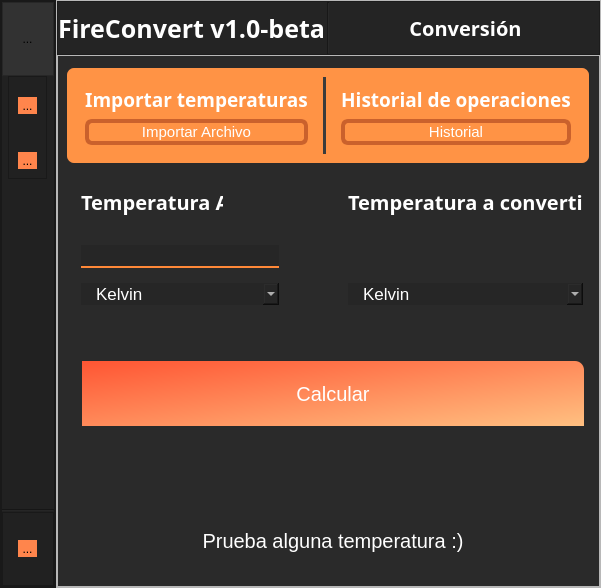
<?xml version="1.0" encoding="UTF-8"?>
<ui version="4.0">
 <class>MainWindow</class>
 <widget class="QMainWindow" name="MainWindow">
  <property name="geometry">
   <rect>
    <x>0</x>
    <y>0</y>
    <width>601</width>
    <height>588</height>
   </rect>
  </property>
  <property name="windowTitle">
   <string>MainWindow</string>
  </property>
  <widget class="QWidget" name="centralwidget">
   <layout class="QHBoxLayout" name="horizontalLayout">
    <property name="spacing">
     <number>0</number>
    </property>
    <property name="leftMargin">
     <number>0</number>
    </property>
    <property name="topMargin">
     <number>0</number>
    </property>
    <property name="rightMargin">
     <number>0</number>
    </property>
    <property name="bottomMargin">
     <number>0</number>
    </property>
    <item>
     <widget class="QFrame" name="menu_toggle">
      <property name="sizePolicy">
       <sizepolicy hsizetype="Expanding" vsizetype="Preferred">
        <horstretch>0</horstretch>
        <verstretch>0</verstretch>
       </sizepolicy>
      </property>
      <property name="minimumSize">
       <size>
        <width>0</width>
        <height>0</height>
       </size>
      </property>
      <property name="maximumSize">
       <size>
        <width>81</width>
        <height>16777215</height>
       </size>
      </property>
      <property name="styleSheet">
       <string notr="true">background-color: rgb(33, 33, 33);</string>
      </property>
      <property name="frameShape">
       <enum>QFrame::StyledPanel</enum>
      </property>
      <property name="frameShadow">
       <enum>QFrame::Raised</enum>
      </property>
      <layout class="QVBoxLayout" name="verticalLayout_2">
       <property name="spacing">
        <number>0</number>
       </property>
       <property name="leftMargin">
        <number>0</number>
       </property>
       <property name="topMargin">
        <number>0</number>
       </property>
       <property name="rightMargin">
        <number>0</number>
       </property>
       <property name="bottomMargin">
        <number>0</number>
       </property>
       <item>
        <widget class="QFrame" name="btn_content">
         <property name="frameShape">
          <enum>QFrame::StyledPanel</enum>
         </property>
         <property name="frameShadow">
          <enum>QFrame::Raised</enum>
         </property>
         <layout class="QVBoxLayout" name="verticalLayout_3">
          <property name="spacing">
           <number>0</number>
          </property>
          <property name="leftMargin">
           <number>0</number>
          </property>
          <property name="topMargin">
           <number>0</number>
          </property>
          <property name="rightMargin">
           <number>0</number>
          </property>
          <property name="bottomMargin">
           <number>0</number>
          </property>
          <item>
           <widget class="QFrame" name="frame_icon">
            <property name="maximumSize">
             <size>
              <width>16777215</width>
              <height>74</height>
             </size>
            </property>
            <property name="styleSheet">
             <string notr="true">background-color: rgb(50, 50, 50);</string>
            </property>
            <property name="frameShape">
             <enum>QFrame::StyledPanel</enum>
            </property>
            <property name="frameShadow">
             <enum>QFrame::Raised</enum>
            </property>
            <layout class="QHBoxLayout" name="horizontalLayout_4">
             <property name="leftMargin">
              <number>9</number>
             </property>
             <item>
              <widget class="QToolButton" name="toolButton_4">
               <property name="styleSheet">
                <string notr="true">border: none;
</string>
               </property>
               <property name="text">
                <string>...</string>
               </property>
               <property name="icon">
                <iconset resource="../recursos.qrc">
                 <normaloff>:/iconos/icons/Comet_icon-icons.com_54192.svg</normaloff>:/iconos/icons/Comet_icon-icons.com_54192.svg</iconset>
               </property>
               <property name="iconSize">
                <size>
                 <width>52</width>
                 <height>52</height>
                </size>
               </property>
              </widget>
             </item>
            </layout>
           </widget>
          </item>
          <item alignment="Qt::AlignHCenter|Qt::AlignTop">
           <widget class="QFrame" name="btns_main">
            <property name="frameShape">
             <enum>QFrame::StyledPanel</enum>
            </property>
            <property name="frameShadow">
             <enum>QFrame::Raised</enum>
            </property>
            <layout class="QVBoxLayout" name="verticalLayout_4">
             <property name="spacing">
              <number>38</number>
             </property>
             <property name="topMargin">
              <number>20</number>
             </property>
             <item>
              <widget class="QToolButton" name="btn_convert">
               <property name="styleSheet">
                <string notr="true">border: none;
background-color: rgb(255, 133, 76);
border-radius: 9px;</string>
               </property>
               <property name="text">
                <string>...</string>
               </property>
               <property name="icon">
                <iconset resource="../recursos.qrc">
                 <normaloff>:/iconos/icons/thermometer.svg</normaloff>:/iconos/icons/thermometer.svg</iconset>
               </property>
               <property name="iconSize">
                <size>
                 <width>45</width>
                 <height>45</height>
                </size>
               </property>
              </widget>
             </item>
             <item>
              <widget class="QToolButton" name="btn_graph">
               <property name="styleSheet">
                <string notr="true">border: none;
background-color: rgb(255, 133, 76);
border-radius: 9px;</string>
               </property>
               <property name="text">
                <string>...</string>
               </property>
               <property name="icon">
                <iconset resource="../recursos.qrc">
                 <normaloff>:/iconos/icons/bar-chart-2.svg</normaloff>:/iconos/icons/bar-chart-2.svg</iconset>
               </property>
               <property name="iconSize">
                <size>
                 <width>45</width>
                 <height>45</height>
                </size>
               </property>
              </widget>
             </item>
            </layout>
           </widget>
          </item>
          <item>
           <widget class="Line" name="line_3">
            <property name="orientation">
             <enum>Qt::Horizontal</enum>
            </property>
           </widget>
          </item>
          <item>
           <widget class="QFrame" name="frame_support">
            <property name="sizePolicy">
             <sizepolicy hsizetype="Expanding" vsizetype="Preferred">
              <horstretch>0</horstretch>
              <verstretch>0</verstretch>
             </sizepolicy>
            </property>
            <property name="maximumSize">
             <size>
              <width>16777215</width>
              <height>74</height>
             </size>
            </property>
            <property name="frameShape">
             <enum>QFrame::StyledPanel</enum>
            </property>
            <property name="frameShadow">
             <enum>QFrame::Raised</enum>
            </property>
            <layout class="QHBoxLayout" name="horizontalLayout_5">
             <item>
              <widget class="QToolButton" name="support">
               <property name="styleSheet">
                <string notr="true">border: none;
background-color: rgb(255, 133, 76);
border-radius: 9px;</string>
               </property>
               <property name="text">
                <string>...</string>
               </property>
               <property name="icon">
                <iconset resource="../recursos.qrc">
                 <normaloff>:/iconos/icons/box.svg</normaloff>:/iconos/icons/box.svg</iconset>
               </property>
               <property name="iconSize">
                <size>
                 <width>45</width>
                 <height>45</height>
                </size>
               </property>
              </widget>
             </item>
            </layout>
           </widget>
          </item>
         </layout>
        </widget>
       </item>
      </layout>
     </widget>
    </item>
    <item>
     <widget class="QFrame" name="body_app">
      <property name="frameShape">
       <enum>QFrame::StyledPanel</enum>
      </property>
      <property name="frameShadow">
       <enum>QFrame::Raised</enum>
      </property>
      <layout class="QVBoxLayout" name="verticalLayout">
       <property name="spacing">
        <number>0</number>
       </property>
       <property name="leftMargin">
        <number>0</number>
       </property>
       <property name="topMargin">
        <number>0</number>
       </property>
       <property name="rightMargin">
        <number>0</number>
       </property>
       <property name="bottomMargin">
        <number>0</number>
       </property>
       <item>
        <widget class="QFrame" name="header">
         <property name="sizePolicy">
          <sizepolicy hsizetype="Preferred" vsizetype="Expanding">
           <horstretch>0</horstretch>
           <verstretch>0</verstretch>
          </sizepolicy>
         </property>
         <property name="maximumSize">
          <size>
           <width>16777215</width>
           <height>54</height>
          </size>
         </property>
         <property name="styleSheet">
          <string notr="true">background-color: rgb(36, 36, 36);</string>
         </property>
         <property name="frameShape">
          <enum>QFrame::StyledPanel</enum>
         </property>
         <property name="frameShadow">
          <enum>QFrame::Raised</enum>
         </property>
         <layout class="QHBoxLayout" name="horizontalLayout_2">
          <property name="spacing">
           <number>2</number>
          </property>
          <property name="leftMargin">
           <number>0</number>
          </property>
          <property name="topMargin">
           <number>0</number>
          </property>
          <property name="rightMargin">
           <number>0</number>
          </property>
          <property name="bottomMargin">
           <number>0</number>
          </property>
          <item>
           <widget class="QLabel" name="header_title">
            <property name="font">
             <font>
              <family>Bahnschrift SemiBold</family>
              <pointsize>-1</pointsize>
              <weight>75</weight>
              <bold>true</bold>
             </font>
            </property>
            <property name="styleSheet">
             <string notr="true">color: white;
font-size: 25px;</string>
            </property>
            <property name="text">
             <string>FireConvert v1.0-beta</string>
            </property>
            <property name="alignment">
             <set>Qt::AlignCenter</set>
            </property>
           </widget>
          </item>
          <item>
           <widget class="Line" name="line">
            <property name="orientation">
             <enum>Qt::Vertical</enum>
            </property>
           </widget>
          </item>
          <item>
           <widget class="QLabel" name="page_title">
            <property name="font">
             <font>
              <family>Bahnschrift SemiBold</family>
              <pointsize>-1</pointsize>
              <weight>75</weight>
              <bold>true</bold>
             </font>
            </property>
            <property name="styleSheet">
             <string notr="true">color: white;
font-size: 20px;</string>
            </property>
            <property name="text">
             <string>Conversión</string>
            </property>
            <property name="alignment">
             <set>Qt::AlignCenter</set>
            </property>
           </widget>
          </item>
         </layout>
        </widget>
       </item>
       <item>
        <widget class="QFrame" name="content">
         <property name="frameShape">
          <enum>QFrame::StyledPanel</enum>
         </property>
         <property name="frameShadow">
          <enum>QFrame::Raised</enum>
         </property>
         <layout class="QHBoxLayout" name="horizontalLayout_3">
          <property name="spacing">
           <number>0</number>
          </property>
          <property name="leftMargin">
           <number>0</number>
          </property>
          <property name="topMargin">
           <number>0</number>
          </property>
          <property name="rightMargin">
           <number>0</number>
          </property>
          <property name="bottomMargin">
           <number>0</number>
          </property>
          <item>
           <widget class="QStackedWidget" name="pages">
            <property name="styleSheet">
             <string notr="true">border: none;</string>
            </property>
            <property name="currentIndex">
             <number>0</number>
            </property>
            <widget class="QWidget" name="page">
             <property name="styleSheet">
              <string notr="true">background-color: rgb(42, 42, 42);
border: none;</string>
             </property>
             <layout class="QVBoxLayout" name="verticalLayout_5">
              <property name="spacing">
               <number>11</number>
              </property>
              <property name="topMargin">
               <number>0</number>
              </property>
              <property name="rightMargin">
               <number>0</number>
              </property>
              <property name="bottomMargin">
               <number>0</number>
              </property>
              <item>
               <widget class="QFrame" name="convert_frame">
                <property name="frameShape">
                 <enum>QFrame::StyledPanel</enum>
                </property>
                <property name="frameShadow">
                 <enum>QFrame::Raised</enum>
                </property>
                <layout class="QHBoxLayout" name="horizontalLayout_6">
                 <property name="spacing">
                  <number>0</number>
                 </property>
                 <property name="leftMargin">
                  <number>0</number>
                 </property>
                 <property name="topMargin">
                  <number>12</number>
                 </property>
                 <property name="rightMargin">
                  <number>10</number>
                 </property>
                 <property name="bottomMargin">
                  <number>0</number>
                 </property>
                 <item>
                  <widget class="QFrame" name="frame_options">
                   <property name="styleSheet">
                    <string notr="true">border-radius: 7px;
background-color: rgb(255, 147, 69);</string>
                   </property>
                   <property name="frameShape">
                    <enum>QFrame::StyledPanel</enum>
                   </property>
                   <property name="frameShadow">
                    <enum>QFrame::Raised</enum>
                   </property>
                   <layout class="QHBoxLayout" name="horizontalLayout_7">
                    <item>
                     <widget class="QFrame" name="frame">
                      <property name="frameShape">
                       <enum>QFrame::StyledPanel</enum>
                      </property>
                      <property name="frameShadow">
                       <enum>QFrame::Raised</enum>
                      </property>
                      <layout class="QVBoxLayout" name="verticalLayout_6">
                       <item>
                        <widget class="QLabel" name="label">
                         <property name="font">
                          <font>
                           <family>Bahnschrift SemiBold</family>
                           <pointsize>14</pointsize>
                           <weight>75</weight>
                           <bold>true</bold>
                          </font>
                         </property>
                         <property name="styleSheet">
                          <string notr="true">color:white;</string>
                         </property>
                         <property name="text">
                          <string>Importar temperaturas</string>
                         </property>
                         <property name="alignment">
                          <set>Qt::AlignCenter</set>
                         </property>
                        </widget>
                       </item>
                       <item>
                        <widget class="QPushButton" name="btn_load_text">
                         <property name="cursor">
                          <cursorShape>PointingHandCursor</cursorShape>
                         </property>
                         <property name="styleSheet">
                          <string notr="true">QPushButton {
border: 4px solid rgb(202, 97, 44);
color: white;
font-size: 15px;
}

QPushButton:pressed {
border: none;
background-color: rgb(202, 97, 44);

}</string>
                         </property>
                         <property name="text">
                          <string>Importar Archivo</string>
                         </property>
                         <property name="icon">
                          <iconset resource="../recursos.qrc">
                           <normaloff>:/iconos/icons/file-text.svg</normaloff>:/iconos/icons/file-text.svg</iconset>
                         </property>
                         <property name="iconSize">
                          <size>
                           <width>30</width>
                           <height>30</height>
                          </size>
                         </property>
                        </widget>
                       </item>
                      </layout>
                     </widget>
                    </item>
                    <item>
                     <widget class="QFrame" name="frame_3">
                      <property name="minimumSize">
                       <size>
                        <width>1</width>
                        <height>0</height>
                       </size>
                      </property>
                      <property name="maximumSize">
                       <size>
                        <width>13</width>
                        <height>16777215</height>
                       </size>
                      </property>
                      <property name="frameShape">
                       <enum>QFrame::StyledPanel</enum>
                      </property>
                      <property name="frameShadow">
                       <enum>QFrame::Raised</enum>
                      </property>
                      <layout class="QHBoxLayout" name="horizontalLayout_8">
                       <property name="spacing">
                        <number>0</number>
                       </property>
                       <property name="leftMargin">
                        <number>0</number>
                       </property>
                       <property name="topMargin">
                        <number>0</number>
                       </property>
                       <property name="rightMargin">
                        <number>0</number>
                       </property>
                       <property name="bottomMargin">
                        <number>0</number>
                       </property>
                       <item>
                        <widget class="Line" name="line_4">
                         <property name="sizePolicy">
                          <sizepolicy hsizetype="Expanding" vsizetype="Minimum">
                           <horstretch>0</horstretch>
                           <verstretch>0</verstretch>
                          </sizepolicy>
                         </property>
                         <property name="minimumSize">
                          <size>
                           <width>0</width>
                           <height>0</height>
                          </size>
                         </property>
                         <property name="maximumSize">
                          <size>
                           <width>5</width>
                           <height>16777215</height>
                          </size>
                         </property>
                         <property name="styleSheet">
                          <string notr="true">border: none;
background-color: rgb(59, 59, 59);</string>
                         </property>
                         <property name="orientation">
                          <enum>Qt::Vertical</enum>
                         </property>
                        </widget>
                       </item>
                      </layout>
                     </widget>
                    </item>
                    <item>
                     <widget class="QFrame" name="frame_2">
                      <property name="frameShape">
                       <enum>QFrame::StyledPanel</enum>
                      </property>
                      <property name="frameShadow">
                       <enum>QFrame::Raised</enum>
                      </property>
                      <layout class="QVBoxLayout" name="verticalLayout_7">
                       <item>
                        <widget class="QLabel" name="label_2">
                         <property name="font">
                          <font>
                           <family>Bahnschrift SemiBold</family>
                           <pointsize>14</pointsize>
                           <weight>75</weight>
                           <bold>true</bold>
                          </font>
                         </property>
                         <property name="styleSheet">
                          <string notr="true">color:white;</string>
                         </property>
                         <property name="text">
                          <string>Historial de operaciones</string>
                         </property>
                         <property name="alignment">
                          <set>Qt::AlignCenter</set>
                         </property>
                        </widget>
                       </item>
                       <item>
                        <widget class="QPushButton" name="btn_history">
                         <property name="cursor">
                          <cursorShape>PointingHandCursor</cursorShape>
                         </property>
                         <property name="styleSheet">
                          <string notr="true">QPushButton {
border: 4px solid rgb(202, 97, 44);
color: white;
font-size: 15px;
}

QPushButton:pressed {
border: none;
background-color: rgb(202, 97, 44);

}</string>
                         </property>
                         <property name="text">
                          <string>Historial</string>
                         </property>
                         <property name="icon">
                          <iconset resource="../recursos.qrc">
                           <normaloff>:/iconos/icons/cloud.svg</normaloff>:/iconos/icons/cloud.svg</iconset>
                         </property>
                         <property name="iconSize">
                          <size>
                           <width>30</width>
                           <height>30</height>
                          </size>
                         </property>
                        </widget>
                       </item>
                      </layout>
                     </widget>
                    </item>
                   </layout>
                  </widget>
                 </item>
                </layout>
               </widget>
              </item>
              <item>
               <widget class="QFrame" name="convert_content">
                <property name="frameShape">
                 <enum>QFrame::StyledPanel</enum>
                </property>
                <property name="frameShadow">
                 <enum>QFrame::Raised</enum>
                </property>
                <layout class="QVBoxLayout" name="verticalLayout_8">
                 <property name="spacing">
                  <number>56</number>
                 </property>
                 <property name="leftMargin">
                  <number>0</number>
                 </property>
                 <property name="topMargin">
                  <number>0</number>
                 </property>
                 <property name="rightMargin">
                  <number>0</number>
                 </property>
                 <property name="bottomMargin">
                  <number>0</number>
                 </property>
                 <item>
                  <widget class="QFrame" name="frame_4">
                   <property name="frameShape">
                    <enum>QFrame::StyledPanel</enum>
                   </property>
                   <property name="frameShadow">
                    <enum>QFrame::Raised</enum>
                   </property>
                   <layout class="QGridLayout" name="gridLayout">
                    <property name="leftMargin">
                     <number>10</number>
                    </property>
                    <property name="topMargin">
                     <number>0</number>
                    </property>
                    <property name="rightMargin">
                     <number>10</number>
                    </property>
                    <property name="bottomMargin">
                     <number>0</number>
                    </property>
                    <property name="horizontalSpacing">
                     <number>65</number>
                    </property>
                    <property name="verticalSpacing">
                     <number>15</number>
                    </property>
                    <item row="0" column="0">
                     <widget class="QLabel" name="label_3">
                      <property name="maximumSize">
                       <size>
                        <width>142</width>
                        <height>16777215</height>
                       </size>
                      </property>
                      <property name="font">
                       <font>
                        <family>Bahnschrift SemiBold</family>
                        <pointsize>-1</pointsize>
                        <weight>75</weight>
                        <bold>true</bold>
                       </font>
                      </property>
                      <property name="styleSheet">
                       <string notr="true">color: rgb(255, 255, 255);
font-size: 20px;</string>
                      </property>
                      <property name="text">
                       <string>Temperatura A</string>
                      </property>
                     </widget>
                    </item>
                    <item row="0" column="1">
                     <widget class="QLabel" name="label_4">
                      <property name="sizePolicy">
                       <sizepolicy hsizetype="Preferred" vsizetype="Minimum">
                        <horstretch>0</horstretch>
                        <verstretch>0</verstretch>
                       </sizepolicy>
                      </property>
                      <property name="minimumSize">
                       <size>
                        <width>0</width>
                        <height>25</height>
                       </size>
                      </property>
                      <property name="maximumSize">
                       <size>
                        <width>235</width>
                        <height>117</height>
                       </size>
                      </property>
                      <property name="font">
                       <font>
                        <family>Bahnschrift SemiBold</family>
                        <pointsize>-1</pointsize>
                        <weight>75</weight>
                        <bold>true</bold>
                       </font>
                      </property>
                      <property name="styleSheet">
                       <string notr="true">color: rgb(255, 255, 255);
font-size: 20px;</string>
                      </property>
                      <property name="text">
                       <string>Temperatura a convertir</string>
                      </property>
                     </widget>
                    </item>
                    <item row="1" column="0">
                     <widget class="QLineEdit" name="temp_a">
                      <property name="maximumSize">
                       <size>
                        <width>198</width>
                        <height>16777215</height>
                       </size>
                      </property>
                      <property name="styleSheet">
                       <string notr="true">border-bottom: 2px solid rgb(255, 136, 56);
background-color: rgb(38, 38, 38);
color: white;
font-size: 16px;</string>
                      </property>
                      <property name="alignment">
                       <set>Qt::AlignCenter</set>
                      </property>
                     </widget>
                    </item>
                    <item row="2" column="0">
                     <widget class="QComboBox" name="combox_temp_1">
                      <property name="styleSheet">
                       <string notr="true">color: white;
background-color: rgb(38, 38, 38);
font-size: 17px;
padding-left: 15px;
</string>
                      </property>
                      <item>
                       <property name="text">
                        <string>Kelvin</string>
                       </property>
                      </item>
                      <item>
                       <property name="text">
                        <string>Celsius</string>
                       </property>
                      </item>
                      <item>
                       <property name="text">
                        <string>Farenheit</string>
                       </property>
                      </item>
                     </widget>
                    </item>
                    <item row="2" column="1" alignment="Qt::AlignVCenter">
                     <widget class="QComboBox" name="combox_temp_2">
                      <property name="styleSheet">
                       <string notr="true">color: white;
background-color: rgb(38, 38, 38);
font-size: 17px;
padding-left: 15px;
</string>
                      </property>
                      <item>
                       <property name="text">
                        <string>Kelvin</string>
                       </property>
                      </item>
                      <item>
                       <property name="text">
                        <string>Celsius</string>
                       </property>
                      </item>
                      <item>
                       <property name="text">
                        <string>Farenheit</string>
                       </property>
                      </item>
                     </widget>
                    </item>
                   </layout>
                  </widget>
                 </item>
                 <item>
                  <widget class="QFrame" name="frame_5">
                   <property name="maximumSize">
                    <size>
                     <width>16777215</width>
                     <height>65</height>
                    </size>
                   </property>
                   <property name="frameShape">
                    <enum>QFrame::StyledPanel</enum>
                   </property>
                   <property name="frameShadow">
                    <enum>QFrame::Raised</enum>
                   </property>
                   <layout class="QHBoxLayout" name="horizontalLayout_10">
                    <property name="spacing">
                     <number>0</number>
                    </property>
                    <property name="leftMargin">
                     <number>15</number>
                    </property>
                    <property name="topMargin">
                     <number>0</number>
                    </property>
                    <property name="rightMargin">
                     <number>15</number>
                    </property>
                    <property name="bottomMargin">
                     <number>0</number>
                    </property>
                    <item>
                     <widget class="QPushButton" name="calculate">
                      <property name="sizePolicy">
                       <sizepolicy hsizetype="Minimum" vsizetype="Expanding">
                        <horstretch>0</horstretch>
                        <verstretch>0</verstretch>
                       </sizepolicy>
                      </property>
                      <property name="cursor">
                       <cursorShape>PointingHandCursor</cursorShape>
                      </property>
                      <property name="styleSheet">
                       <string notr="true">background-color: qlineargradient(spread:pad, x1:0, y1:0, x2:1, y2:1, stop:0 rgba(255, 85, 51, 255), stop:1 rgba(255, 192, 129, 255));
color: white;
font-size: 20px;
border-top-right-radius: 9px;</string>
                      </property>
                      <property name="text">
                       <string>Calcular</string>
                      </property>
                     </widget>
                    </item>
                   </layout>
                  </widget>
                 </item>
                 <item>
                  <widget class="Line" name="line_2">
                   <property name="orientation">
                    <enum>Qt::Horizontal</enum>
                   </property>
                  </widget>
                 </item>
                </layout>
               </widget>
              </item>
              <item>
               <widget class="QFrame" name="result_frame">
                <property name="sizePolicy">
                 <sizepolicy hsizetype="Preferred" vsizetype="Expanding">
                  <horstretch>0</horstretch>
                  <verstretch>0</verstretch>
                 </sizepolicy>
                </property>
                <property name="maximumSize">
                 <size>
                  <width>16777215</width>
                  <height>90</height>
                 </size>
                </property>
                <property name="frameShape">
                 <enum>QFrame::StyledPanel</enum>
                </property>
                <property name="frameShadow">
                 <enum>QFrame::Raised</enum>
                </property>
                <layout class="QHBoxLayout" name="horizontalLayout_9">
                 <item>
                  <widget class="QLabel" name="label_result">
                   <property name="styleSheet">
                    <string notr="true">color: white;
font-size: 20px;</string>
                   </property>
                   <property name="text">
                    <string>Prueba alguna temperatura :)</string>
                   </property>
                   <property name="alignment">
                    <set>Qt::AlignCenter</set>
                   </property>
                  </widget>
                 </item>
                </layout>
               </widget>
              </item>
             </layout>
            </widget>
            <widget class="QWidget" name="page_2">
             <property name="styleSheet">
              <string notr="true">background-color: rgb(42, 42, 42);</string>
             </property>
             <layout class="QVBoxLayout" name="verticalLayout_9">
              <item>
               <widget class="QFrame" name="options_graph">
                <property name="frameShape">
                 <enum>QFrame::StyledPanel</enum>
                </property>
                <property name="frameShadow">
                 <enum>QFrame::Raised</enum>
                </property>
                <layout class="QVBoxLayout" name="verticalLayout_10">
                 <item alignment="Qt::AlignHCenter">
                  <widget class="QFrame" name="frame_load_files">
                   <property name="sizePolicy">
                    <sizepolicy hsizetype="Expanding" vsizetype="Preferred">
                     <horstretch>0</horstretch>
                     <verstretch>0</verstretch>
                    </sizepolicy>
                   </property>
                   <property name="minimumSize">
                    <size>
                     <width>0</width>
                     <height>0</height>
                    </size>
                   </property>
                   <property name="maximumSize">
                    <size>
                     <width>268</width>
                     <height>16777215</height>
                    </size>
                   </property>
                   <property name="layoutDirection">
                    <enum>Qt::LeftToRight</enum>
                   </property>
                   <property name="frameShape">
                    <enum>QFrame::StyledPanel</enum>
                   </property>
                   <property name="frameShadow">
                    <enum>QFrame::Raised</enum>
                   </property>
                   <layout class="QVBoxLayout" name="verticalLayout_11">
                    <property name="spacing">
                     <number>0</number>
                    </property>
                    <property name="leftMargin">
                     <number>5</number>
                    </property>
                    <property name="topMargin">
                     <number>0</number>
                    </property>
                    <property name="rightMargin">
                     <number>5</number>
                    </property>
                    <property name="bottomMargin">
                     <number>9</number>
                    </property>
                    <item>
                     <widget class="QLabel" name="label_5">
                      <property name="maximumSize">
                       <size>
                        <width>178</width>
                        <height>16777215</height>
                       </size>
                      </property>
                      <property name="font">
                       <font>
                        <family>Bahnschrift SemiBold</family>
                        <pointsize>14</pointsize>
                        <weight>75</weight>
                        <bold>true</bold>
                       </font>
                      </property>
                      <property name="styleSheet">
                       <string notr="true">color: white;</string>
                      </property>
                      <property name="text">
                       <string>Cargar datos</string>
                      </property>
                      <property name="alignment">
                       <set>Qt::AlignCenter</set>
                      </property>
                     </widget>
                    </item>
                    <item>
                     <widget class="QPushButton" name="load_graph">
                      <property name="sizePolicy">
                       <sizepolicy hsizetype="Expanding" vsizetype="Expanding">
                        <horstretch>0</horstretch>
                        <verstretch>0</verstretch>
                       </sizepolicy>
                      </property>
                      <property name="maximumSize">
                       <size>
                        <width>351</width>
                        <height>55</height>
                       </size>
                      </property>
                      <property name="cursor">
                       <cursorShape>PointingHandCursor</cursorShape>
                      </property>
                      <property name="layoutDirection">
                       <enum>Qt::LeftToRight</enum>
                      </property>
                      <property name="styleSheet">
                       <string notr="true">background-color: rgb(255, 146, 103);
color: white;
font-size: 20px;
border-radius: 12px;
</string>
                      </property>
                      <property name="text">
                       <string>Leer temperaturas</string>
                      </property>
                      <property name="icon">
                       <iconset resource="../recursos.qrc">
                        <normaloff>:/iconos/icons/file.svg</normaloff>:/iconos/icons/file.svg</iconset>
                      </property>
                      <property name="iconSize">
                       <size>
                        <width>30</width>
                        <height>30</height>
                       </size>
                      </property>
                     </widget>
                    </item>
                   </layout>
                  </widget>
                 </item>
                 <item>
                  <widget class="QFrame" name="frame_7">
                   <property name="styleSheet">
                    <string notr="true">background-color: rgb(45, 45, 45);</string>
                   </property>
                   <property name="frameShape">
                    <enum>QFrame::StyledPanel</enum>
                   </property>
                   <property name="frameShadow">
                    <enum>QFrame::Raised</enum>
                   </property>
                   <layout class="QGridLayout" name="gridLayout_2">
                    <property name="leftMargin">
                     <number>0</number>
                    </property>
                    <property name="topMargin">
                     <number>15</number>
                    </property>
                    <property name="rightMargin">
                     <number>0</number>
                    </property>
                    <property name="bottomMargin">
                     <number>6</number>
                    </property>
                    <property name="horizontalSpacing">
                     <number>21</number>
                    </property>
                    <property name="verticalSpacing">
                     <number>10</number>
                    </property>
                    <item row="0" column="0">
                     <widget class="QLabel" name="label_6">
                      <property name="font">
                       <font>
                        <family>Bahnschrift SemiBold</family>
                        <pointsize>14</pointsize>
                        <weight>75</weight>
                        <bold>true</bold>
                       </font>
                      </property>
                      <property name="styleSheet">
                       <string notr="true">color: white;</string>
                      </property>
                      <property name="text">
                       <string>Tipo de curva</string>
                      </property>
                      <property name="alignment">
                       <set>Qt::AlignCenter</set>
                      </property>
                     </widget>
                    </item>
                    <item row="0" column="1" rowspan="2">
                     <widget class="QPushButton" name="action_graph">
                      <property name="sizePolicy">
                       <sizepolicy hsizetype="Minimum" vsizetype="Expanding">
                        <horstretch>0</horstretch>
                        <verstretch>0</verstretch>
                       </sizepolicy>
                      </property>
                      <property name="maximumSize">
                       <size>
                        <width>202</width>
                        <height>54</height>
                       </size>
                      </property>
                      <property name="cursor">
                       <cursorShape>PointingHandCursor</cursorShape>
                      </property>
                      <property name="styleSheet">
                       <string notr="true">background-color: qlineargradient(spread:pad, x1:0, y1:0, x2:1, y2:1, stop:0 rgba(255, 85, 51, 255), stop:1 rgba(255, 192, 129, 255));
color: white;
font-size: 20px;
border-top-right-radius: 9px;
border-bottom-left-radius: 9px;</string>
                      </property>
                      <property name="text">
                       <string>Graficar</string>
                      </property>
                     </widget>
                    </item>
                    <item row="1" column="0">
                     <widget class="QComboBox" name="select_graph">
                      <property name="maximumSize">
                       <size>
                        <width>151</width>
                        <height>16777215</height>
                       </size>
                      </property>
                      <property name="styleSheet">
                       <string notr="true">color: white;
font-size: 18px;
background-color: rgb(38, 38, 38)</string>
                      </property>
                      <item>
                       <property name="text">
                        <string>Calentamiento</string>
                       </property>
                      </item>
                      <item>
                       <property name="text">
                        <string>Enfriamiento</string>
                       </property>
                      </item>
                     </widget>
                    </item>
                   </layout>
                  </widget>
                 </item>
                </layout>
               </widget>
              </item>
              <item>
               <widget class="PlotWidget" name="graphicsView">
                <property name="styleSheet">
                 <string notr="true">background-color: rgb(57, 57, 57);
border-radius: 9px;</string>
                </property>
               </widget>
              </item>
             </layout>
            </widget>
            <widget class="QWidget" name="page_3">
             <property name="styleSheet">
              <string notr="true">background-color: rgb(42, 42, 42);
border: none;</string>
             </property>
             <layout class="QVBoxLayout" name="verticalLayout_12">
              <property name="spacing">
               <number>13</number>
              </property>
              <property name="leftMargin">
               <number>0</number>
              </property>
              <property name="topMargin">
               <number>0</number>
              </property>
              <property name="rightMargin">
               <number>0</number>
              </property>
              <property name="bottomMargin">
               <number>0</number>
              </property>
              <item>
               <widget class="QFrame" name="frame_6">
                <property name="frameShape">
                 <enum>QFrame::StyledPanel</enum>
                </property>
                <property name="frameShadow">
                 <enum>QFrame::Raised</enum>
                </property>
                <layout class="QHBoxLayout" name="horizontalLayout_11">
                 <item>
                  <widget class="QLabel" name="warning_version">
                   <property name="styleSheet">
                    <string notr="true">color: white;
font-size: 30px;</string>
                   </property>
                   <property name="text">
                    <string>&lt;html&gt;&lt;head/&gt;&lt;body&gt;&lt;p&gt;Sistema de soporte para la beta 1.5 &lt;br/&gt;&lt;br/&gt;Proximamente...&lt;/p&gt;&lt;/body&gt;&lt;/html&gt;</string>
                   </property>
                   <property name="alignment">
                    <set>Qt::AlignCenter</set>
                   </property>
                  </widget>
                 </item>
                </layout>
               </widget>
              </item>
             </layout>
            </widget>
           </widget>
          </item>
         </layout>
        </widget>
       </item>
      </layout>
     </widget>
    </item>
   </layout>
  </widget>
 </widget>
 <customwidgets>
  <customwidget>
   <class>PlotWidget</class>
   <extends>QGraphicsView</extends>
   <header>pyqtgraph</header>
  </customwidget>
 </customwidgets>
 <resources>
  <include location="../recursos.qrc"/>
 </resources>
 <connections/>
</ui>
